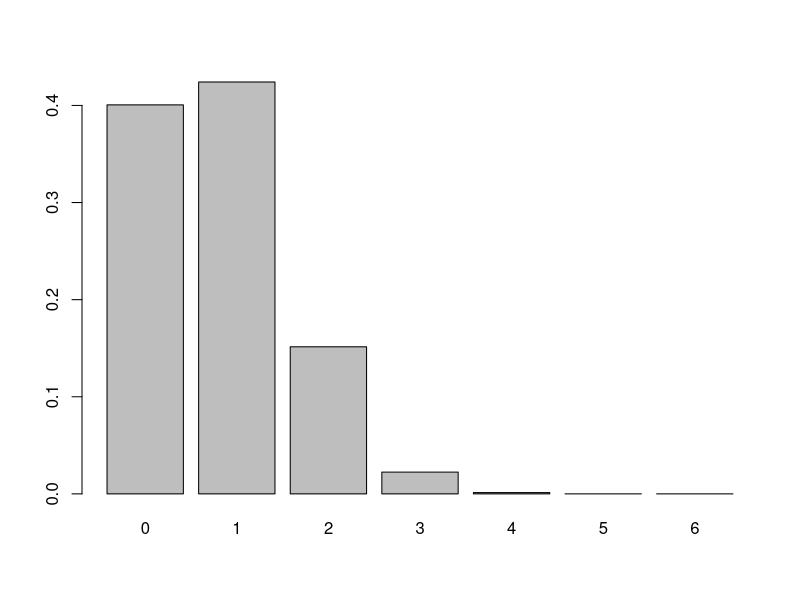
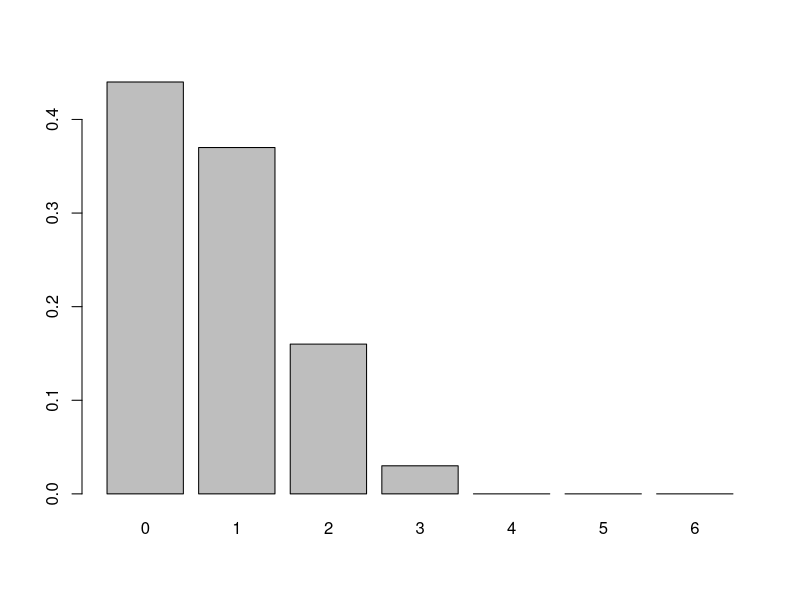
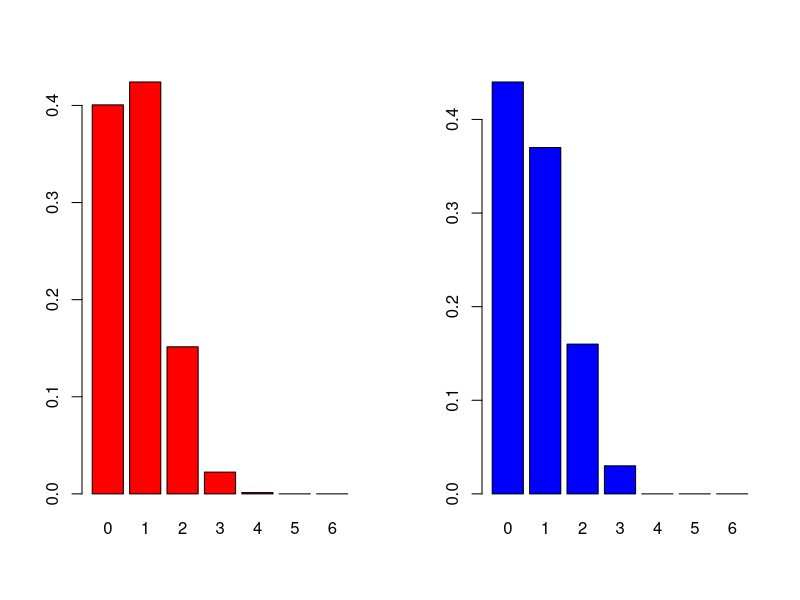
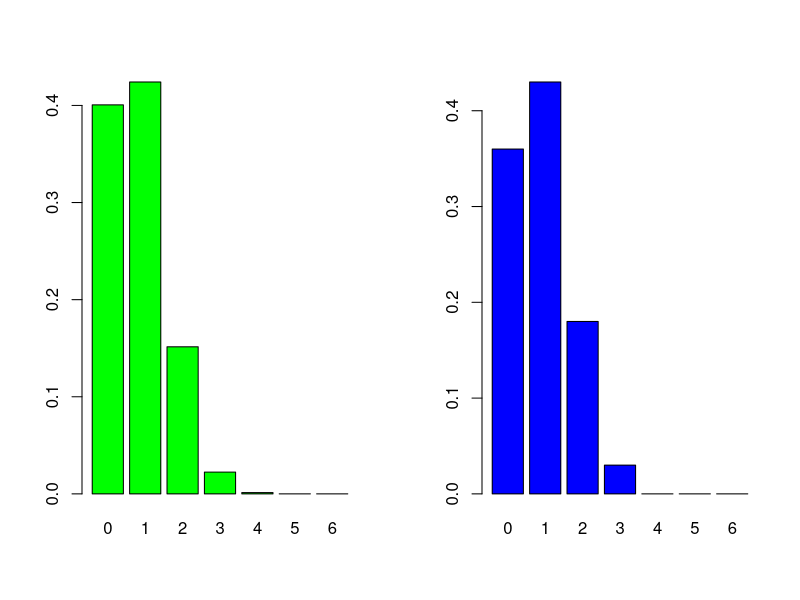
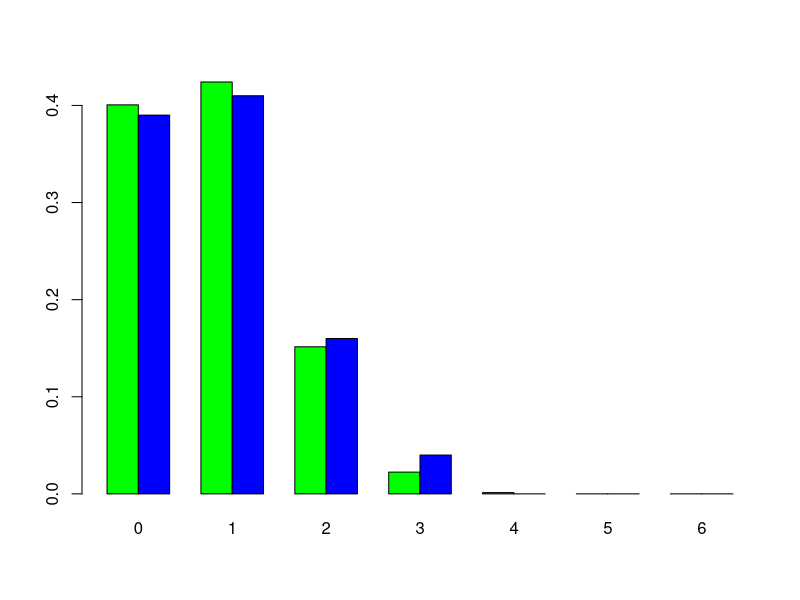
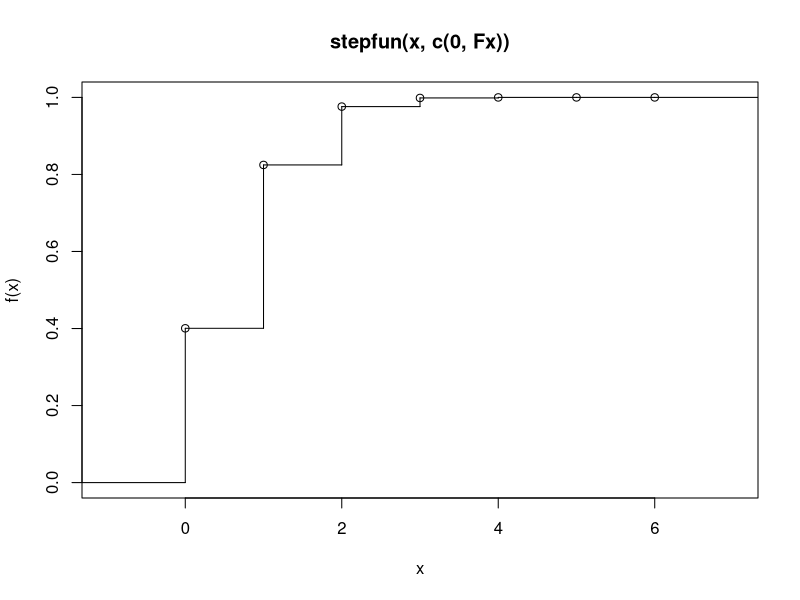
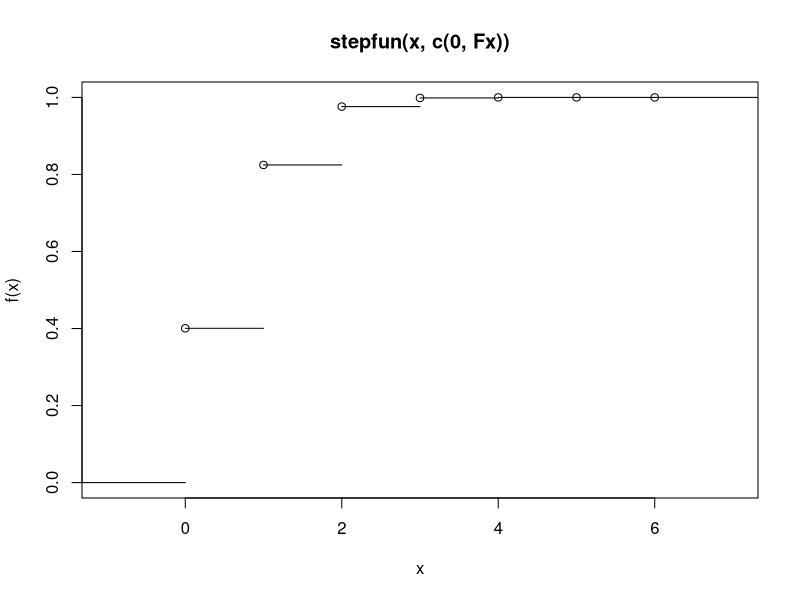
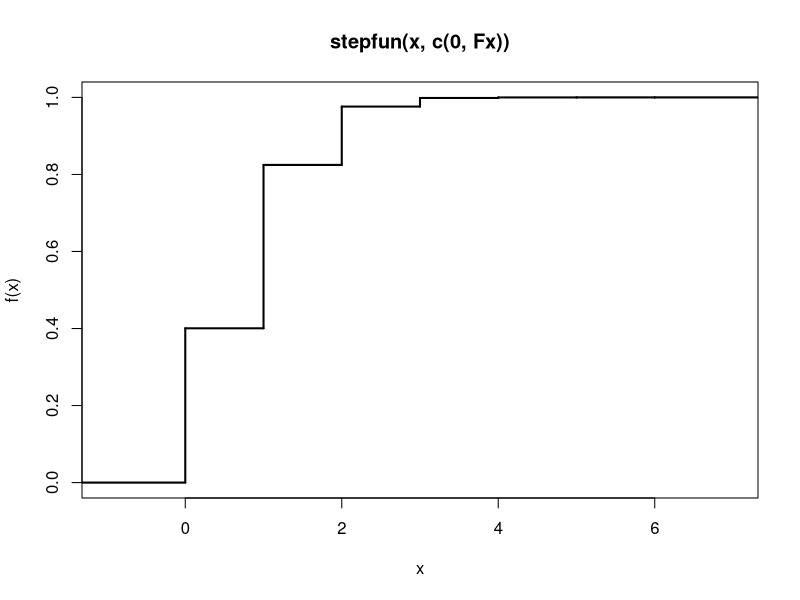

The R source for these figures, in order:
# Date: Tuesday, August 7, 2012

######################################
### Probability Distributions in R ###
######################################

# Case 1 Discrete distributions
# X random quantity with integer values
# Distr. of X depends on certain parameters ...
# Tasks: - Simulation of X
# 	 - Compute P(X=x)
# 	 - Compute P(X <= x)
#
# Example: Hypergeometric distributions
# Urn containing N balls, m balls are marked, n = N-m balls are unmarked.
# Draw randomly k balls without replacement.
# X = number of marked balls in the sample.
# 
# Ex. Swisslotto
# N = 45
# m = 6    (winning numbers are marked)
# n = 39   (losing numbers)

# General remarks:
#
# For each family of distributions ("Family") there
# are four basic procedures:
# For a random variable X with distribution
# Family(par1, par2, ...),
# 
# - dFamily(x, par1, par2, ...) = Prob(X = x)
#      in case of discrete distributions
#      (hypergeometric, binomial, ...);
#   dFamily(x, par1, par2, ...) = density at x
#      in case of continuous distributions
#      (normal, gamma, ...);
# 
# - pFamily(q, par1, par2, ...) = Prob(X <= q);
# 
# - qFamily(p, par1, par2, ...) : the p-quantile of
#      that distribution, i.e. the smallest point q
#      such that pFamily(q, par1, par2, ...) >= p.
# 
# - rFamily(nn, par1, par2, ...) :
#      simulate nn independent random variables with
#      distribution Family(par1, par2, ...).


# Example: Hypergeometric distributions
#          Family = hyper.

help.search("hypergeometric")
? Hypergeometric

# An urn containing N balls, m of which are marked and
# n = N - m are unmarked. Then one draws k balls at
# random without replacement and determines
#    X = number of marked balls in that sample.
# This random variable X has a hypergeometric
# distribution with parameters
# - N, m, k  (convention of most textbooks),
# - m, n, k  (convention used by R, unfortunately).

# Example: Swisslotto
# Urn with 45 balls.
# m = 6 balls "marked", i.e. chosen by player!
# k = 6 balls drawn officially.
# X = number of correct choices.

m <- 6
k <- 6
N <- 45

# Possible values of X ~ hyper(m,N-m,k):
# Obviously, X cannot be smaller than 0 or
# larger than min(m,k). If m > N-k, X has
# to be at least m - (N-k) = m+k-N.
x <- max(0,m+k-N):min(m,k)
x

# Probabilities P(X = x[i]), 1 <= i <= length(x):
dhyper(6,m,N-m,k)
dhyper(3,m,N-m,k)
dx <- dhyper(x,m,N-m,k)
dx
cbind(x,dx)

# Bar plot of these probabilities:
barplot(dx,names.arg=x)

sim <- 100 # number of random simulations.
Y <- rhyper(sim,m,N-m,k)
Y
max(Y)
str(Y)
# Teach R that Y has possible values
# specified by x:
#declare possible values for Y, IS A NEW DATATYPE
Y <- factor(Y, levels=x)
Y
str(Y)

# Table of absolute frequencies in the sample:
# not-observed values have a zero! that's why we introduced levels!
table(Y)
# Table of relative frequencies in the sample:
dx.emp <- table(Y)/sim
dx.emp
barplot(dx.emp,names.arg=x)

# Plotting theoretical (left) and empirical (right)
# probabilities in one window:
par(mfrow=c(1,2))
barplot(dx,names.arg=x,col="red")
barplot(dx.emp,names.arg=x,col="blue")

# Several simulations (to be repeated):
sim <- 100 # Try different values of sim!
Y <- rhyper(sim,m,N-m,k)
Y <- factor(Y, levels=x)
dx.emp <- table(Y)/sim
par(mfrow=c(1,2))
barplot(dx,names.arg=x,col="green")
barplot(dx.emp,names.arg=x,col="blue")

# Alternative: theoretical and empirical
# probabilities in one plot:
sim <- 100
Y <- rhyper(sim,m,N-m,k)
Y <- factor(Y, levels=x)
dx.emp <- table(Y)/sim
par(mfrow=c(1,1))
barplot(rbind(dx,dx.emp),
	names.arg=x,
	beside=TRUE,
	col=c("green","blue"))


# Exercise (non-graded):

# Write a program doing the previous
# calculations, simulations and plots:
# 
# Function name: HyperDemo()
# Input:
# - N,m,k : parameters of hypergeometric
#           distribution (textbook convention).
# - sim : number of simulations
# Task: plot theoretical and empirical weights
# Output: List of
# - all input parameters,
# - x: potential values,
# - dx: vector of theoretical probabilites,
# - dx.emp: vector of empirical probabilities.

# Continuing the Swisslotto example:
# Illustration of distribution function phyper()
# and quantile function qhyper():


# distribution function:
Fx <- phyper(x,m,N-m,k)
Fx
cbind(x,dx,Fx)

help.search("step function")
sf <- stepfun(x,c(0,Fx))
plot.stepfun(sf)
plot.stepfun(sf,verticals=FALSE)
plot.stepfun(sf,lw=2,pch="")
plot.stepfun(sf,lw=2,pch=16)

# Read off various quantiles from the
# latter graph:
abline(h=0.01,col="red")
abline(h=0.05,col="red")
abline(h=0.25,col="red")
abline(h=0.50,col="red")
abline(h=0.75,col="red")
abline(h=0.95,col="red")
abline(h=0.99,col="red")
# Thus
# -  1%-quantile = 0
# -  5%-quantile = 0
# - 25%-quantile = 0
# - 50%-quantile = 1
# - 75%-quantile = 1
# - 95%-quantile = 2
# - 99%-quantile = 3

# Comparison with qhyper():
pv <- c(0.01,0.05,0.25,0.50,0.75,0.95,0.99)
qhyper(pv,m,N-m,k)
cbind(pv,qhyper(pv,m,N-m,k))


# Capture-Recapture Experiments
# Population of unknown size N.
# To gain information about N, perform a two-step experiment:
# Catch 1: Catch and mark and release m individuals
# Catch 2: Catch anew k individuals and determine X = number of marked individuals in 2nd Catch
# Assumption: First Catch doesn't influence second catch